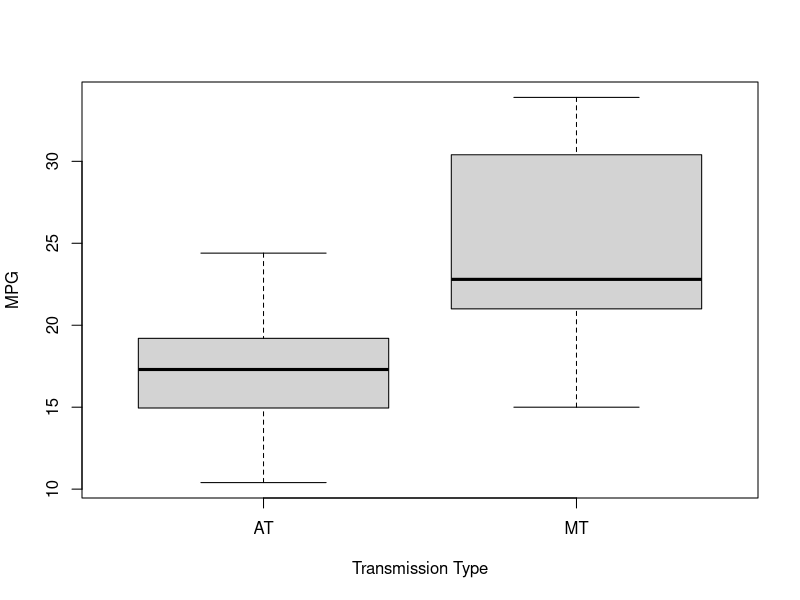
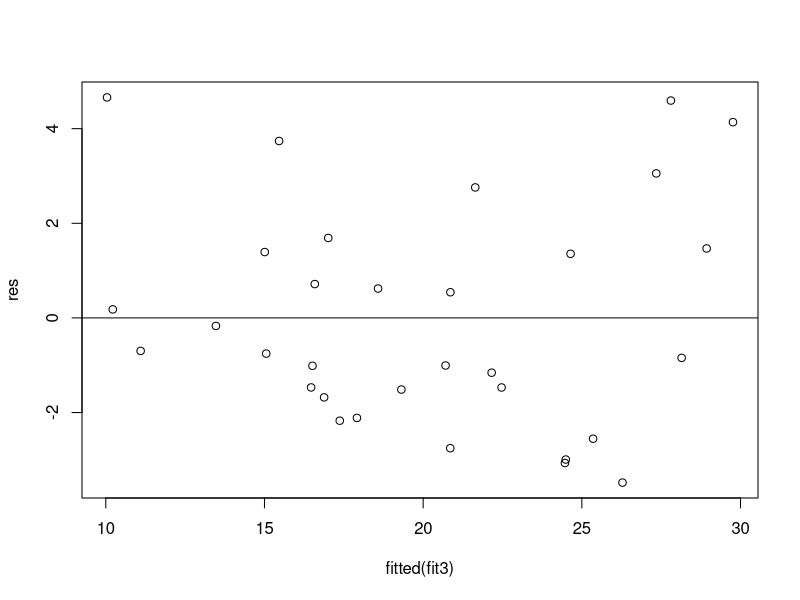

These figures' R source, in order:
## ---- chunk 1
knitr::opts_chunk$set(echo = TRUE)

## ---- chunk 2
data(mtcars)
head(mtcars)
## ---- chunk 3
fit3 <- lm(mpg ~ factor(am) + wt + qsec, mtcars)
## ---- chunk 4
summary(fit3)
## ---- chunk 5
mtcars$am <- as.factor(mtcars$am)
levels(mtcars$am) <-c("AT", "MT")
plot(mtcars$am, mtcars$mpg, xlab="Transmission Type", ylab="MPG")
## ---- chunk 6
summary(mtcars[mtcars["am"] == "MT",]["mpg"])
## ---- chunk 7
summary(mtcars[mtcars["am"] == "AT",]["mpg"])
## ---- chunk 8
fullfit <- lm(mpg~. -1, data=mtcars)
summary(fullfit)
## ---- chunk 9
fit1 <- lm(mpg ~ factor(am), mtcars)
fit2 <- lm(mpg ~ factor(am) + wt, mtcars)
fit3 <- lm(mpg ~ factor(am) + wt + qsec, mtcars)
anova(fit1, fit2, fit3)
## ---- chunk 10
res <- resid(fit3)
plot(fitted(fit3), res)
abline(h=0)
